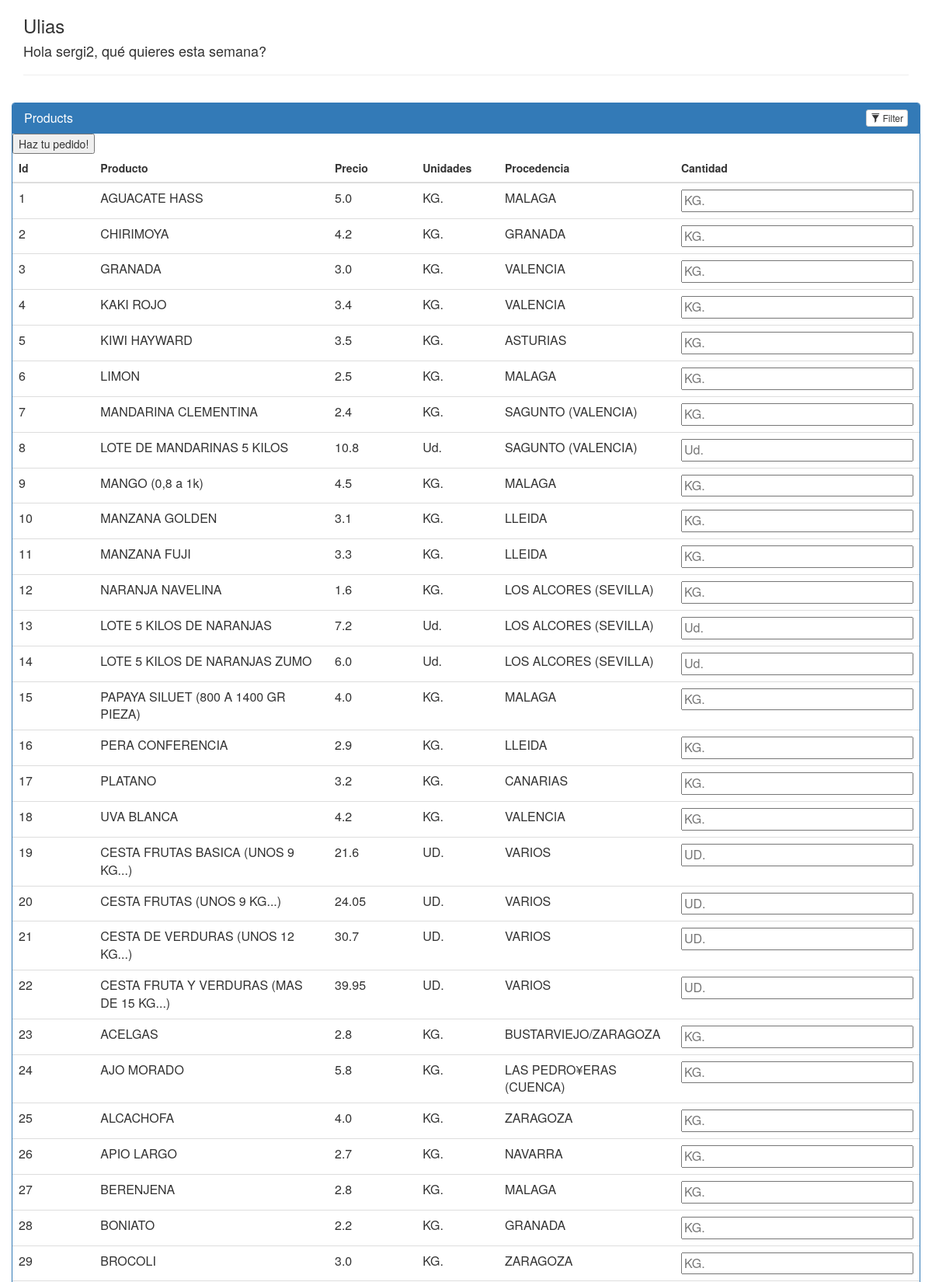
The page /agricultores/1/order (signed in, upper part) on the database its author committed.
### application/models.py (models this page shows, shortened)
class Agricultor(db.Model):
	__tablename__ = 'agricultor'
	name = db.Column(db.String(80), nullable = False)
	id = db.Column(db.Integer, primary_key = True)
	def __init__(self, name):
		self.name = name
	def __repr__(self):
		return '<Agricultor %r>' % self.name

class User(UserMixin, db.Model):
	__tablename__ = "user"
	id = db.Column(db.Integer, primary_key=True)
	username = db.Column(db.String(15), unique=True)
	email = db.Column(db.String(50), unique=True)
	password = db.Column(db.String(80))
	user_role = db.Column(db.String(80))
	is_active = db.Column(db.Boolean,default=False)
	is_admin = db.Column(db.Boolean,default=False)
	def __init__(self,username,password,email,is_active,user_role,is_admin):
		self.username = username
		self.password = password
		self.email = email
		self.user_role = user_role
		self.is_active = is_active
		self.is_admin = is_admin
	def get_id(self):
		return self.id
	def is_active(self):
		return self.is_active
	def activate_user(self):
		self.is_active = True
	def get_username(self):
		return self.username
	def get_user_role(self):
		return self.user_role
	def get_is_admin(self):
		return self.is_admin

class Productos(db.Model):
	__tablename__ = 'productos'
	product_id = db.Column(db.Integer, primary_key=True, autoincrement=True, nullable=False)
	units = db.Column(db.String(80))
	product_title = db.Column(db.String(80))
	location_origin = db.Column(db.String(80))
	unit_price = db.Column(db.Float(8))
	amount = db.Column(db.Float(8))
	current_price = db.Column(db.Float(8))
	created_date = db.Column(db.DateTime, default=datetime.datetime.utcnow)
	week = db.Column(db.Integer, default=date.today().isocalendar()[1])
	year = db.Column(db.Integer, default=date.today().year)
	agricultor_id = db.Column(db.Integer, db.ForeignKey('agricultor.id'))
	agricultor = db.relationship(Agricultor)

### application.py (the view)
@application.route('/agricultores/<int:agricultor_id>/order', methods=['GET', 'POST'])
@login_required(role="CUSTOMER")
def agricultorMenuOrder(agricultor_id):
    db.session.commit()
    agricultor = db.session.query(Agricultor).filter_by(id=agricultor_id).one()
    items = db.session.query(Productos)
    if request.method == 'POST':
        for item in items:
            if request.form[item.product_title]:
                order = Pedido(product_name = item.product_title, quantity = request.form[item.product_title], user_name = current_user.username, email = current_user.email, product_units = item.units, product_price = item.unit_price)
                db.session.add(order)
                try:
                    db.session.commit()
                except:
                    db.session.rollback()
        flash("Tu pedido ha sido procesado!")
        return redirect(url_for('postOrder', agricultor_id = agricultor_id))
    else:
        return render_template('menuOrder.html', agricultor=agricultor, items=items, agricultor_id=agricultor_id, user = current_user.username)

### application.py (called while the page is built)
def login_required(role="ANY"):
    def wrapper(fn):
        @wraps(fn)
        def decorated_view(*args, **kwargs):
            if not current_user.is_authenticated:
              return login_manager.unauthorized()
            elif (current_user.user_role == "ADMIN"):
                return fn(*args, **kwargs)
            elif ((current_user.user_role != role) and (role != "ANY")):
                return login_manager.unauthorized()
            else:
                return fn(*args, **kwargs)
        return decorated_view
    return wrapper

@login_manager.user_loader
def load_user(user_id):
    return User.query.get(int(user_id))

### application/templates/menuOrder.html (shortened to what this page needs)
<html>
<head>
	<link rel=stylesheet type=text/css href="{{ url_for('static', filename='styles.css') }}">
	<link rel=stylesheet type=text/css href="https://netdna.bootstrapcdn.com/bootstrap/3.1.0/css/bootstrap.min.css">
</head>
<body>
	<div class="container">
	    <h3>{{agricultor.name}}</h3>
	    <h4>Hola {{current_user.username}}, qué quieres esta semana?</h4>
	    <hr>
	    <div class="row">
	        <div class="panel panel-primary filterable">
	            <div class="panel-heading">
	                <h3 class="panel-title">Products</h3>
	                <div class="pull-right">
	                    <button class="btn btn-default btn-xs btn-filter"><span class="glyphicon glyphicon-filter"></span> Filter</button>
	                </div>
	            </div>
	            <table class="table">
	                <thead>
	                    <tr class="filters">
	                        <th><input type="text" class="form-control" placeholder="Id" disabled></th>
	                        <th><input type="text" class="form-control" placeholder="Producto" disabled></th>
	                        <th><input type="text" class="form-control" placeholder="Precio" disabled></th>
	                        <th><input type="text" class="form-control" placeholder="Unidades" disabled></th>
	                        <th><input type="text" class="form-control" placeholder="Procedencia" disabled></th>
	                        <th><input type="text" class="form-control" placeholder="Cantidad" disabled></th>
	                    </tr>
	                </thead>
	                <tbody>
	                	<form action = "{{url_for('agricultorMenuOrder',agricultor_id=agricultor_id)}}" method = 'POST'>
	                		<tr>
		                		{% for i in items %}
								<td>{{i.product_id}}</td>
	                        	<td>{{i.product_title}}</td>
	                        	<td>{{i.unit_price}}</td>
	                        	<td>{{i.units}}</td>
	                        	<td>{{i.location_origin}}</td>
								<td><input type = 'text' size = '30' name = '{{i.product_title}}' placeholder = '{{i.units}}'></td>
	                    	</tr>
	                    {% endfor %}
	                    	<input type = 'submit' value = 'Haz tu pedido!'>
	                    </form>
	                </tbody>
	            </table>
	        </div>
	    </div>
	</div>
</body>
</html>

### application/static/styles.css (style rules this page uses)
.filterable { margin-top: 15px; }
.filterable .panel-heading .pull-right { margin-top: -20px; }
.filterable .filters input[disabled] { background-color: transparent; border: none; cursor: auto; box-shadow: none; padding: 0; height: auto; }

### rows shown on the page
Agricultor: name "Ulias"
User: username "sergi2"
Productos: product_id "1", product_title "AGUACATE HASS", unit_price "5.0", units "KG.", location_origin "MALAGA"
Productos: product_id "2", product_title "CHIRIMOYA", unit_price "4.2", units "KG.", location_origin "GRANADA"
Productos: product_id "3", product_title "GRANADA", unit_price "3.0", units "KG.", location_origin "VALENCIA"
Productos: product_id "4", product_title "KAKI ROJO", unit_price "3.4", units "KG.", location_origin "VALENCIA"
Productos: product_id "5", product_title "KIWI HAYWARD", unit_price "3.5", units "KG.", location_origin "ASTURIAS"
Productos: product_id "6", product_title "LIMON", unit_price "2.5", units "KG.", location_origin "MALAGA"
Productos: product_id "7", product_title "MANDARINA CLEMENTINA", unit_price "2.4", units "KG.", location_origin "SAGUNTO (VALENCIA)"
Productos: product_id "8", product_title "LOTE DE MANDARINAS 5 KILOS", unit_price "10.8", units "Ud.", location_origin "SAGUNTO (VALENCIA)"
Productos: product_id "9", product_title "MANGO (0,8 a 1k)", unit_price "4.5", units "KG.", location_origin "MALAGA"
Productos: product_id "10", product_title "MANZANA GOLDEN", unit_price "3.1", units "KG.", location_origin "LLEIDA"
Productos: product_id "11", product_title "MANZANA FUJI", unit_price "3.3", units "KG.", location_origin "LLEIDA"
Productos: product_id "12", product_title "NARANJA NAVELINA", unit_price "1.6", units "KG.", location_origin "LOS ALCORES (SEVILLA)"
Productos: product_id "13", product_title "LOTE 5 KILOS DE NARANJAS", unit_price "7.2", units "Ud.", location_origin "LOS ALCORES (SEVILLA)"
Productos: product_id "14", product_title "LOTE 5 KILOS DE NARANJAS ZUMO", unit_price "6.0", units "Ud.", location_origin "LOS ALCORES (SEVILLA)"
Productos: product_id "15", product_title "PAPAYA SILUET (800 A 1400 GR PIEZA)", unit_price "4.0", units "KG.", location_origin "MALAGA"
Productos: product_id "16", product_title "PERA CONFERENCIA", unit_price "2.9", units "KG.", location_origin "LLEIDA"
Productos: product_id "17", product_title "PLATANO", unit_price "3.2", units "KG.", location_origin "CANARIAS"
Productos: product_id "18", product_title "UVA BLANCA", unit_price "4.2", units "KG.", location_origin "VALENCIA"
Productos: product_id "19", product_title "CESTA FRUTAS BASICA (UNOS 9 KG...)", unit_price "21.6", units "UD.", location_origin "VARIOS"
Productos: product_id "20", product_title "CESTA FRUTAS (UNOS 9 KG...)", unit_price "24.05", units "UD.", location_origin "VARIOS"
Productos: product_id "21", product_title "CESTA DE VERDURAS (UNOS 12 KG...)", unit_price "30.7", units "UD.", location_origin "VARIOS"
Productos: product_id "22", product_title "CESTA FRUTA Y VERDURAS (MAS DE 15 KG...)", unit_price "39.95", units "UD.", location_origin "VARIOS"
Productos: product_id "23", product_title "ACELGAS", unit_price "2.8", units "KG.", location_origin "BUSTARVIEJO/ZARAGOZA"
Productos: product_id "24", product_title "AJO MORADO", unit_price "5.8", units "KG.", location_origin "LAS PEDRO¥ERAS (CUENCA)"
Productos: product_id "25", product_title "ALCACHOFA", unit_price "4.0", units "KG.", location_origin "ZARAGOZA"
Productos: product_id "26", product_title "APIO LARGO", unit_price "2.7", units "KG.", location_origin "NAVARRA"
Productos: product_id "27", product_title "BERENJENA", unit_price "2.8", units "KG.", location_origin "MALAGA"
Productos: product_id "28", product_title "BONIATO", unit_price "2.2", units "KG.", location_origin "GRANADA"
Productos: product_id "29", product_title "BROCOLI", unit_price "3.0", units "KG.", location_origin "ZARAGOZA"
